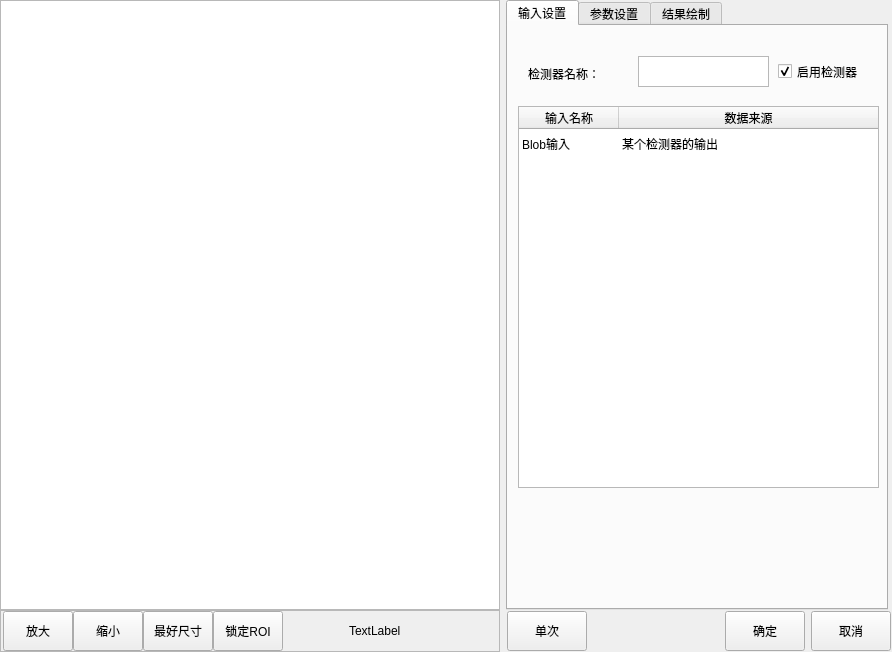
<?xml version="1.0" encoding="UTF-8"?>
<ui version="4.0">
 <class>CMvBlobScreen</class>
 <widget class="QWidget" name="CMvBlobScreen">
  <property name="geometry">
   <rect>
    <x>0</x>
    <y>0</y>
    <width>892</width>
    <height>652</height>
   </rect>
  </property>
  <property name="windowTitle">
   <string>Blob筛选</string>
  </property>
  <layout class="QHBoxLayout" name="horizontalLayout_3">
   <property name="leftMargin">
    <number>0</number>
   </property>
   <property name="topMargin">
    <number>0</number>
   </property>
   <property name="rightMargin">
    <number>0</number>
   </property>
   <property name="bottomMargin">
    <number>0</number>
   </property>
   <item>
    <layout class="QVBoxLayout" name="verticalLayout">
     <property name="spacing">
      <number>0</number>
     </property>
     <item>
      <widget class="QGraphicsView" name="graphicsView_mainImage">
       <property name="minimumSize">
        <size>
         <width>500</width>
         <height>600</height>
        </size>
       </property>
      </widget>
     </item>
     <item>
      <widget class="QFrame" name="frame">
       <property name="minimumSize">
        <size>
         <width>0</width>
         <height>42</height>
        </size>
       </property>
       <property name="maximumSize">
        <size>
         <width>16777215</width>
         <height>42</height>
        </size>
       </property>
       <property name="frameShape">
        <enum>QFrame::StyledPanel</enum>
       </property>
       <property name="frameShadow">
        <enum>QFrame::Raised</enum>
       </property>
       <layout class="QHBoxLayout" name="horizontalLayout">
        <property name="spacing">
         <number>0</number>
        </property>
        <property name="leftMargin">
         <number>2</number>
        </property>
        <property name="topMargin">
         <number>0</number>
        </property>
        <property name="rightMargin">
         <number>0</number>
        </property>
        <property name="bottomMargin">
         <number>0</number>
        </property>
        <item>
         <widget class="QPushButton" name="pushButton_zoomIn">
          <property name="minimumSize">
           <size>
            <width>70</width>
            <height>40</height>
           </size>
          </property>
          <property name="maximumSize">
           <size>
            <width>70</width>
            <height>40</height>
           </size>
          </property>
          <property name="text">
           <string>放大</string>
          </property>
         </widget>
        </item>
        <item>
         <widget class="QPushButton" name="pushButton_zoomOut">
          <property name="minimumSize">
           <size>
            <width>70</width>
            <height>40</height>
           </size>
          </property>
          <property name="maximumSize">
           <size>
            <width>70</width>
            <height>40</height>
           </size>
          </property>
          <property name="text">
           <string>缩小</string>
          </property>
         </widget>
        </item>
        <item>
         <widget class="QPushButton" name="pushButton_zoomBest">
          <property name="minimumSize">
           <size>
            <width>70</width>
            <height>40</height>
           </size>
          </property>
          <property name="maximumSize">
           <size>
            <width>70</width>
            <height>40</height>
           </size>
          </property>
          <property name="text">
           <string>最好尺寸</string>
          </property>
         </widget>
        </item>
        <item>
         <widget class="QPushButton" name="pushButton_lockRoiMove">
          <property name="minimumSize">
           <size>
            <width>70</width>
            <height>40</height>
           </size>
          </property>
          <property name="maximumSize">
           <size>
            <width>70</width>
            <height>40</height>
           </size>
          </property>
          <property name="text">
           <string>锁定ROI</string>
          </property>
         </widget>
        </item>
        <item>
         <spacer name="horizontalSpacer">
          <property name="orientation">
           <enum>Qt::Horizontal</enum>
          </property>
          <property name="sizeHint" stdset="0">
           <size>
            <width>63</width>
            <height>20</height>
           </size>
          </property>
         </spacer>
        </item>
        <item>
         <widget class="QLabel" name="label_mousePos">
          <property name="minimumSize">
           <size>
            <width>150</width>
            <height>40</height>
           </size>
          </property>
          <property name="maximumSize">
           <size>
            <width>150</width>
            <height>40</height>
           </size>
          </property>
          <property name="text">
           <string>TextLabel</string>
          </property>
         </widget>
        </item>
       </layout>
      </widget>
     </item>
    </layout>
   </item>
   <item>
    <layout class="QVBoxLayout" name="verticalLayout_2">
     <property name="spacing">
      <number>0</number>
     </property>
     <item>
      <widget class="QTabWidget" name="tabWidget">
       <property name="minimumSize">
        <size>
         <width>382</width>
         <height>602</height>
        </size>
       </property>
       <property name="maximumSize">
        <size>
         <width>380</width>
         <height>16777215</height>
        </size>
       </property>
       <property name="currentIndex">
        <number>0</number>
       </property>
       <widget class="QWidget" name="tab">
        <attribute name="title">
         <string>输入设置</string>
        </attribute>
        <widget class="QLabel" name="label_funcName">
         <property name="geometry">
          <rect>
           <x>20</x>
           <y>40</y>
           <width>81</width>
           <height>16</height>
          </rect>
         </property>
         <property name="text">
          <string>检测器名称：</string>
         </property>
        </widget>
        <widget class="QCheckBox" name="checkBox_enableFunc">
         <property name="geometry">
          <rect>
           <x>270</x>
           <y>30</y>
           <width>101</width>
           <height>31</height>
          </rect>
         </property>
         <property name="minimumSize">
          <size>
           <width>101</width>
           <height>31</height>
          </size>
         </property>
         <property name="text">
          <string>启用检测器</string>
         </property>
         <property name="checked">
          <bool>true</bool>
         </property>
        </widget>
        <widget class="QPlainTextEdit" name="plainTextEdit_funcName">
         <property name="geometry">
          <rect>
           <x>130</x>
           <y>30</y>
           <width>131</width>
           <height>31</height>
          </rect>
         </property>
         <property name="minimumSize">
          <size>
           <width>131</width>
           <height>31</height>
          </size>
         </property>
         <property name="maximumSize">
          <size>
           <width>131</width>
           <height>31</height>
          </size>
         </property>
         <property name="overwriteMode">
          <bool>false</bool>
         </property>
        </widget>
        <widget class="QTableWidget" name="tableWidget_input">
         <property name="geometry">
          <rect>
           <x>10</x>
           <y>80</y>
           <width>361</width>
           <height>382</height>
          </rect>
         </property>
         <property name="minimumSize">
          <size>
           <width>361</width>
           <height>382</height>
          </size>
         </property>
         <property name="maximumSize">
          <size>
           <width>361</width>
           <height>382</height>
          </size>
         </property>
         <property name="editTriggers">
          <set>QAbstractItemView::NoEditTriggers</set>
         </property>
         <property name="selectionMode">
          <enum>QAbstractItemView::SingleSelection</enum>
         </property>
         <property name="selectionBehavior">
          <enum>QAbstractItemView::SelectRows</enum>
         </property>
         <property name="showGrid">
          <bool>false</bool>
         </property>
         <attribute name="horizontalHeaderStretchLastSection">
          <bool>true</bool>
         </attribute>
         <attribute name="verticalHeaderVisible">
          <bool>false</bool>
         </attribute>
         <row>
          <property name="text">
           <string>1</string>
          </property>
         </row>
         <column>
          <property name="text">
           <string>输入名称</string>
          </property>
         </column>
         <column>
          <property name="text">
           <string>数据来源</string>
          </property>
         </column>
         <item row="0" column="0">
          <property name="text">
           <string>Blob输入</string>
          </property>
         </item>
         <item row="0" column="1">
          <property name="text">
           <string>某个检测器的输出</string>
          </property>
         </item>
        </widget>
       </widget>
       <widget class="QWidget" name="tab_2">
        <attribute name="title">
         <string>参数设置</string>
        </attribute>
        <widget class="QScrollArea" name="scrollArea">
         <property name="geometry">
          <rect>
           <x>-10</x>
           <y>0</y>
           <width>391</width>
           <height>661</height>
          </rect>
         </property>
         <property name="widgetResizable">
          <bool>true</bool>
         </property>
         <widget class="QWidget" name="scrollAreaWidgetContents_3">
          <property name="geometry">
           <rect>
            <x>0</x>
            <y>0</y>
            <width>98</width>
            <height>1000</height>
           </rect>
          </property>
          <property name="minimumSize">
           <size>
            <width>0</width>
            <height>1000</height>
           </size>
          </property>
          <widget class="QLabel" name="label_titleJudged_2">
           <property name="geometry">
            <rect>
             <x>10</x>
             <y>570</y>
             <width>361</width>
             <height>31</height>
            </rect>
           </property>
           <property name="styleSheet">
            <string notr="true">background-color: qlineargradient(spread:pad, x1:0, y1:0, x2:1, y2:0, stop:0 rgba(80, 80, 80, 255), stop:1 rgba(120, 120, 120, 120));
color: rgb(255, 255, 255);</string>
           </property>
           <property name="text">
            <string>  结果判定</string>
           </property>
           <property name="alignment">
            <set>Qt::AlignLeading|Qt::AlignLeft|Qt::AlignVCenter</set>
           </property>
          </widget>
          <widget class="QCheckBox" name="checkBox_lengthWidthRatio">
           <property name="geometry">
            <rect>
             <x>280</x>
             <y>480</y>
             <width>101</width>
             <height>31</height>
            </rect>
           </property>
           <property name="text">
            <string>开启</string>
           </property>
          </widget>
          <widget class="QGroupBox" name="groupBox_lengthWidthRatio">
           <property name="enabled">
            <bool>false</bool>
           </property>
           <property name="geometry">
            <rect>
             <x>20</x>
             <y>470</y>
             <width>251</width>
             <height>79</height>
            </rect>
           </property>
           <property name="minimumSize">
            <size>
             <width>0</width>
             <height>0</height>
            </size>
           </property>
           <property name="title">
            <string>斜矩形长宽比筛选：</string>
           </property>
           <widget class="QDoubleSpinBox" name="doubleSpinBox_maxLengthWidthRatio">
            <property name="geometry">
             <rect>
              <x>10</x>
              <y>40</y>
              <width>101</width>
              <height>31</height>
             </rect>
            </property>
            <property name="maximum">
             <double>100.000000000000000</double>
            </property>
           </widget>
           <widget class="QDoubleSpinBox" name="doubleSpinBox_minLengthWidthRatio">
            <property name="geometry">
             <rect>
              <x>130</x>
              <y>40</y>
              <width>101</width>
              <height>31</height>
             </rect>
            </property>
            <property name="maximum">
             <double>100.000000000000000</double>
            </property>
           </widget>
           <widget class="QLabel" name="label_maxLengthWidthRatio">
            <property name="geometry">
             <rect>
              <x>10</x>
              <y>10</y>
              <width>121</width>
              <height>31</height>
             </rect>
            </property>
            <property name="text">
             <string>最小矩形长宽比上限：</string>
            </property>
           </widget>
           <widget class="QLabel" name="label_minLengthWidthRatio">
            <property name="geometry">
             <rect>
              <x>130</x>
              <y>10</y>
              <width>121</width>
              <height>31</height>
             </rect>
            </property>
            <property name="text">
             <string>最小矩形长宽比下限：</string>
            </property>
           </widget>
          </widget>
          <widget class="QGroupBox" name="groupBox_area">
           <property name="enabled">
            <bool>false</bool>
           </property>
           <property name="geometry">
            <rect>
             <x>21</x>
             <y>21</y>
             <width>241</width>
             <height>79</height>
            </rect>
           </property>
           <property name="minimumSize">
            <size>
             <width>0</width>
             <height>0</height>
            </size>
           </property>
           <property name="title">
            <string>面积筛选</string>
           </property>
           <property name="checkable">
            <bool>false</bool>
           </property>
           <widget class="QDoubleSpinBox" name="doubleSpinBox_areaMax">
            <property name="geometry">
             <rect>
              <x>10</x>
              <y>40</y>
              <width>101</width>
              <height>31</height>
             </rect>
            </property>
            <property name="maximum">
             <double>50000000.000000000000000</double>
            </property>
           </widget>
           <widget class="QDoubleSpinBox" name="doubleSpinBox_areaMin">
            <property name="geometry">
             <rect>
              <x>130</x>
              <y>40</y>
              <width>101</width>
              <height>31</height>
             </rect>
            </property>
            <property name="maximum">
             <double>50000000.000000000000000</double>
            </property>
           </widget>
           <widget class="QLabel" name="label_23">
            <property name="geometry">
             <rect>
              <x>10</x>
              <y>10</y>
              <width>111</width>
              <height>31</height>
             </rect>
            </property>
            <property name="text">
             <string>面积上限：</string>
            </property>
           </widget>
           <widget class="QLabel" name="label_24">
            <property name="geometry">
             <rect>
              <x>130</x>
              <y>10</y>
              <width>111</width>
              <height>31</height>
             </rect>
            </property>
            <property name="text">
             <string>面积下限：</string>
            </property>
           </widget>
          </widget>
          <widget class="QCheckBox" name="checkBox_area">
           <property name="geometry">
            <rect>
             <x>280</x>
             <y>30</y>
             <width>101</width>
             <height>31</height>
            </rect>
           </property>
           <property name="text">
            <string>开启</string>
           </property>
          </widget>
          <widget class="QGroupBox" name="groupBox_centerX">
           <property name="enabled">
            <bool>false</bool>
           </property>
           <property name="geometry">
            <rect>
             <x>21</x>
             <y>111</y>
             <width>241</width>
             <height>79</height>
            </rect>
           </property>
           <property name="minimumSize">
            <size>
             <width>0</width>
             <height>0</height>
            </size>
           </property>
           <property name="title">
            <string>中心X筛选：</string>
           </property>
           <widget class="QDoubleSpinBox" name="doubleSpinBox_centerXMax">
            <property name="geometry">
             <rect>
              <x>10</x>
              <y>40</y>
              <width>101</width>
              <height>31</height>
             </rect>
            </property>
           </widget>
           <widget class="QDoubleSpinBox" name="doubleSpinBox_centerXMin">
            <property name="geometry">
             <rect>
              <x>130</x>
              <y>40</y>
              <width>101</width>
              <height>31</height>
             </rect>
            </property>
           </widget>
           <widget class="QLabel" name="label_7">
            <property name="geometry">
             <rect>
              <x>10</x>
              <y>10</y>
              <width>111</width>
              <height>31</height>
             </rect>
            </property>
            <property name="text">
             <string>中心X上限：</string>
            </property>
           </widget>
           <widget class="QLabel" name="label_8">
            <property name="geometry">
             <rect>
              <x>130</x>
              <y>10</y>
              <width>111</width>
              <height>31</height>
             </rect>
            </property>
            <property name="text">
             <string>中心X下限：</string>
            </property>
           </widget>
          </widget>
          <widget class="QCheckBox" name="checkBox_centerX">
           <property name="geometry">
            <rect>
             <x>280</x>
             <y>120</y>
             <width>101</width>
             <height>31</height>
            </rect>
           </property>
           <property name="minimumSize">
            <size>
             <width>49</width>
             <height>16</height>
            </size>
           </property>
           <property name="text">
            <string>开启</string>
           </property>
          </widget>
          <widget class="QGroupBox" name="groupBox_rectangleWidth">
           <property name="enabled">
            <bool>false</bool>
           </property>
           <property name="geometry">
            <rect>
             <x>21</x>
             <y>291</y>
             <width>241</width>
             <height>79</height>
            </rect>
           </property>
           <property name="minimumSize">
            <size>
             <width>0</width>
             <height>0</height>
            </size>
           </property>
           <property name="title">
            <string>斜矩形宽度筛选：</string>
           </property>
           <widget class="QDoubleSpinBox" name="doubleSpinBox_rectangleMaxWidth">
            <property name="geometry">
             <rect>
              <x>10</x>
              <y>40</y>
              <width>101</width>
              <height>31</height>
             </rect>
            </property>
            <property name="maximum">
             <double>999999.000000000000000</double>
            </property>
           </widget>
           <widget class="QDoubleSpinBox" name="doubleSpinBox_rectangleMinWidth">
            <property name="geometry">
             <rect>
              <x>130</x>
              <y>40</y>
              <width>101</width>
              <height>31</height>
             </rect>
            </property>
            <property name="maximum">
             <double>999999.000000000000000</double>
            </property>
           </widget>
           <widget class="QLabel" name="label_11">
            <property name="geometry">
             <rect>
              <x>10</x>
              <y>10</y>
              <width>111</width>
              <height>31</height>
             </rect>
            </property>
            <property name="text">
             <string>最小矩形宽度上限：</string>
            </property>
           </widget>
           <widget class="QLabel" name="label_12">
            <property name="geometry">
             <rect>
              <x>130</x>
              <y>10</y>
              <width>111</width>
              <height>31</height>
             </rect>
            </property>
            <property name="text">
             <string>最小矩形宽度下限：</string>
            </property>
           </widget>
          </widget>
          <widget class="QCheckBox" name="checkBox_rectangleWidth">
           <property name="geometry">
            <rect>
             <x>280</x>
             <y>300</y>
             <width>101</width>
             <height>31</height>
            </rect>
           </property>
           <property name="minimumSize">
            <size>
             <width>49</width>
             <height>16</height>
            </size>
           </property>
           <property name="text">
            <string>开启</string>
           </property>
          </widget>
          <widget class="QGroupBox" name="groupBox_rectangleHight">
           <property name="enabled">
            <bool>false</bool>
           </property>
           <property name="geometry">
            <rect>
             <x>21</x>
             <y>381</y>
             <width>241</width>
             <height>79</height>
            </rect>
           </property>
           <property name="minimumSize">
            <size>
             <width>0</width>
             <height>0</height>
            </size>
           </property>
           <property name="title">
            <string>斜矩形高度筛选：</string>
           </property>
           <widget class="QDoubleSpinBox" name="doubleSpinBox_rectangleMaxHight">
            <property name="geometry">
             <rect>
              <x>10</x>
              <y>40</y>
              <width>101</width>
              <height>31</height>
             </rect>
            </property>
            <property name="maximum">
             <double>999999.000000000000000</double>
            </property>
           </widget>
           <widget class="QDoubleSpinBox" name="doubleSpinBox_rectangleMinHight">
            <property name="geometry">
             <rect>
              <x>130</x>
              <y>40</y>
              <width>101</width>
              <height>31</height>
             </rect>
            </property>
            <property name="maximum">
             <double>999999.000000000000000</double>
            </property>
           </widget>
           <widget class="QLabel" name="label_15">
            <property name="geometry">
             <rect>
              <x>10</x>
              <y>10</y>
              <width>111</width>
              <height>31</height>
             </rect>
            </property>
            <property name="text">
             <string>最小矩形高度上限：</string>
            </property>
           </widget>
           <widget class="QLabel" name="label_16">
            <property name="geometry">
             <rect>
              <x>130</x>
              <y>10</y>
              <width>111</width>
              <height>31</height>
             </rect>
            </property>
            <property name="text">
             <string>最小矩形高度下限：</string>
            </property>
           </widget>
          </widget>
          <widget class="QCheckBox" name="checkBox_rectangleHight">
           <property name="geometry">
            <rect>
             <x>280</x>
             <y>390</y>
             <width>101</width>
             <height>31</height>
            </rect>
           </property>
           <property name="text">
            <string>开启</string>
           </property>
          </widget>
          <widget class="QGroupBox" name="groupBox_centerY">
           <property name="enabled">
            <bool>false</bool>
           </property>
           <property name="geometry">
            <rect>
             <x>21</x>
             <y>201</y>
             <width>241</width>
             <height>79</height>
            </rect>
           </property>
           <property name="minimumSize">
            <size>
             <width>0</width>
             <height>0</height>
            </size>
           </property>
           <property name="title">
            <string>中心Y筛选：</string>
           </property>
           <widget class="QDoubleSpinBox" name="doubleSpinBox_centerYMax">
            <property name="geometry">
             <rect>
              <x>10</x>
              <y>40</y>
              <width>101</width>
              <height>31</height>
             </rect>
            </property>
           </widget>
           <widget class="QDoubleSpinBox" name="doubleSpinBox_centerYMin">
            <property name="geometry">
             <rect>
              <x>130</x>
              <y>40</y>
              <width>101</width>
              <height>31</height>
             </rect>
            </property>
           </widget>
           <widget class="QLabel" name="label_9">
            <property name="geometry">
             <rect>
              <x>10</x>
              <y>10</y>
              <width>111</width>
              <height>31</height>
             </rect>
            </property>
            <property name="text">
             <string>中心Y上限：</string>
            </property>
           </widget>
           <widget class="QLabel" name="label_10">
            <property name="geometry">
             <rect>
              <x>130</x>
              <y>10</y>
              <width>111</width>
              <height>31</height>
             </rect>
            </property>
            <property name="text">
             <string>中心Y下限：</string>
            </property>
           </widget>
          </widget>
          <widget class="QCheckBox" name="checkBox_centerY">
           <property name="geometry">
            <rect>
             <x>280</x>
             <y>210</y>
             <width>101</width>
             <height>31</height>
            </rect>
           </property>
           <property name="text">
            <string>开启</string>
           </property>
          </widget>
          <widget class="QGroupBox" name="groupBox_9">
           <property name="geometry">
            <rect>
             <x>20</x>
             <y>620</y>
             <width>241</width>
             <height>79</height>
            </rect>
           </property>
           <property name="minimumSize">
            <size>
             <width>0</width>
             <height>0</height>
            </size>
           </property>
           <property name="maximumSize">
            <size>
             <width>271</width>
             <height>16777215</height>
            </size>
           </property>
           <property name="title">
            <string>个数限定</string>
           </property>
           <widget class="QSpinBox" name="spinBox_numberMax">
            <property name="geometry">
             <rect>
              <x>10</x>
              <y>40</y>
              <width>101</width>
              <height>31</height>
             </rect>
            </property>
            <property name="maximum">
             <number>5000</number>
            </property>
           </widget>
           <widget class="QSpinBox" name="spinBox_numberMin">
            <property name="geometry">
             <rect>
              <x>130</x>
              <y>40</y>
              <width>101</width>
              <height>31</height>
             </rect>
            </property>
            <property name="maximum">
             <number>5000</number>
            </property>
           </widget>
           <widget class="QLabel" name="label_17">
            <property name="geometry">
             <rect>
              <x>10</x>
              <y>10</y>
              <width>111</width>
              <height>31</height>
             </rect>
            </property>
            <property name="text">
             <string>Blob个数上限：</string>
            </property>
           </widget>
           <widget class="QLabel" name="label_18">
            <property name="geometry">
             <rect>
              <x>130</x>
              <y>10</y>
              <width>111</width>
              <height>31</height>
             </rect>
            </property>
            <property name="text">
             <string>Blob个数下限：</string>
            </property>
           </widget>
          </widget>
          <widget class="QPushButton" name="pushButton_show">
           <property name="geometry">
            <rect>
             <x>30</x>
             <y>730</y>
             <width>101</width>
             <height>31</height>
            </rect>
           </property>
           <property name="text">
            <string>显示Blob信息</string>
           </property>
          </widget>
         </widget>
        </widget>
       </widget>
       <widget class="QWidget" name="tab_4">
        <attribute name="title">
         <string>结果绘制</string>
        </attribute>
        <widget class="QComboBox" name="comboBox_lineColour">
         <property name="geometry">
          <rect>
           <x>130</x>
           <y>60</y>
           <width>131</width>
           <height>31</height>
          </rect>
         </property>
         <item>
          <property name="text">
           <string>颜色</string>
          </property>
         </item>
        </widget>
        <widget class="QLabel" name="label_lineWidth">
         <property name="geometry">
          <rect>
           <x>10</x>
           <y>20</y>
           <width>121</width>
           <height>31</height>
          </rect>
         </property>
         <property name="text">
          <string>线条宽度：</string>
         </property>
        </widget>
        <widget class="QSpinBox" name="spinBox_lineWidth">
         <property name="geometry">
          <rect>
           <x>130</x>
           <y>20</y>
           <width>131</width>
           <height>31</height>
          </rect>
         </property>
         <property name="suffix">
          <string>磅</string>
         </property>
         <property name="minimum">
          <number>1</number>
         </property>
         <property name="maximum">
          <number>5</number>
         </property>
        </widget>
        <widget class="QLabel" name="label_lineColour">
         <property name="geometry">
          <rect>
           <x>10</x>
           <y>60</y>
           <width>121</width>
           <height>31</height>
          </rect>
         </property>
         <property name="text">
          <string>线条颜色：</string>
         </property>
        </widget>
        <widget class="QCheckBox" name="checkBox_valuTrig">
         <property name="geometry">
          <rect>
           <x>270</x>
           <y>20</y>
           <width>101</width>
           <height>31</height>
          </rect>
         </property>
         <property name="text">
          <string>启用绘制</string>
         </property>
         <property name="checked">
          <bool>true</bool>
         </property>
        </widget>
       </widget>
      </widget>
     </item>
     <item>
      <layout class="QHBoxLayout" name="horizontalLayout_2">
       <property name="leftMargin">
        <number>1</number>
       </property>
       <property name="topMargin">
        <number>1</number>
       </property>
       <property name="rightMargin">
        <number>1</number>
       </property>
       <property name="bottomMargin">
        <number>1</number>
       </property>
       <item>
        <widget class="QPushButton" name="pushButton_ones">
         <property name="minimumSize">
          <size>
           <width>80</width>
           <height>40</height>
          </size>
         </property>
         <property name="maximumSize">
          <size>
           <width>80</width>
           <height>40</height>
          </size>
         </property>
         <property name="text">
          <string>单次</string>
         </property>
        </widget>
       </item>
       <item>
        <spacer name="horizontalSpacer_2">
         <property name="orientation">
          <enum>Qt::Horizontal</enum>
         </property>
         <property name="sizeHint" stdset="0">
          <size>
           <width>40</width>
           <height>20</height>
          </size>
         </property>
        </spacer>
       </item>
       <item>
        <widget class="QPushButton" name="pushButton_affirm">
         <property name="minimumSize">
          <size>
           <width>80</width>
           <height>40</height>
          </size>
         </property>
         <property name="maximumSize">
          <size>
           <width>80</width>
           <height>40</height>
          </size>
         </property>
         <property name="text">
          <string>确定</string>
         </property>
        </widget>
       </item>
       <item>
        <widget class="QPushButton" name="pbPrev_cancel">
         <property name="minimumSize">
          <size>
           <width>80</width>
           <height>40</height>
          </size>
         </property>
         <property name="maximumSize">
          <size>
           <width>80</width>
           <height>40</height>
          </size>
         </property>
         <property name="text">
          <string>取消</string>
         </property>
        </widget>
       </item>
      </layout>
     </item>
    </layout>
   </item>
  </layout>
 </widget>
 <layoutdefault spacing="6" margin="11"/>
 <resources/>
 <connections/>
</ui>
